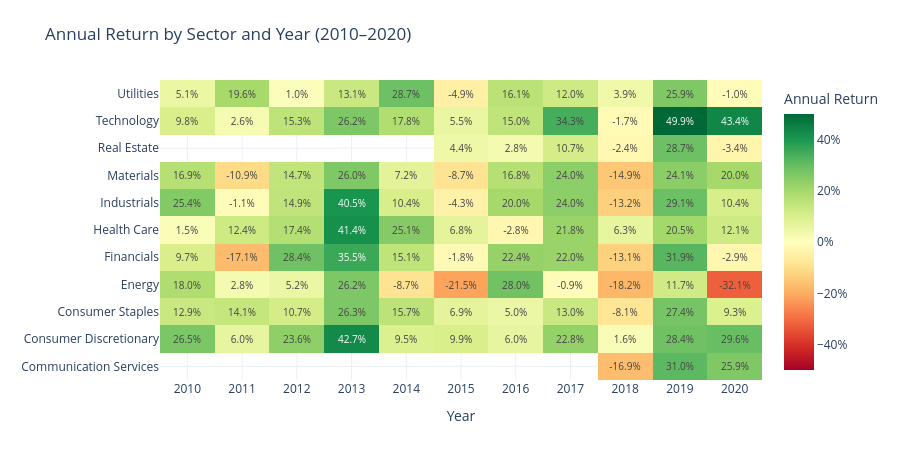

The code cell stored with this chart in its notebook:
### Markdown cell above
### Year-by-Year Returns

Annual compounded return per sector. Red = negative year, green = positive year. Quickly reveals which sectors led or lagged each calendar year.

### Code cell
plot_annual_returns_heatmap(returns).show()

### Figure 1 — Plotly figure (JSON) as saved in the notebook; plotly's stock layout.template omitted (floating-point values rounded to 4 significant figures)
{"data": [{"colorbar": {"tickformat": ".0%", "title": {"text": "Annual Return"}}, "colorscale": [[0, "rgb(165,0,38)"], [0.1, "rgb(215,48,39)"], [0.2, "rgb(244,109,67)"], [0.3, "rgb(253,174,97)"], [0.4, "rgb(254,224,139)"], [0.5, "rgb(255,255,191)"], [0.6, "rgb(217,239,139)"], [0.7, "rgb(166,217,106)"], [0.8, "rgb(102,189,99)"], [0.9, "rgb(26,152,80)"], [1, "rgb(0,104,55)"]], "text": [["", "", "", "", "", "", "", "", "-16.9%", "31.0%", "25.9%"], ["26.5%", "6.0%", "23.6%", "42.7%", "9.5%", "9.9%", "6.0%", "22.8%", "1.6%", "28.4%", "29.6%"], ["12.9%", "14.1%", "10.7%", "26.3%", "15.7%", "6.9%", "5.0%", "13.0%", "-8.1%", "27.4%", "9.3%"], ["18.0%", "2.8%", "5.2%", "26.2%", "-8.7%", "-21.5%", "28.0%", "-0.9%", "-18.2%", "11.7%", "-32.1%"], ["9.7%", "-17.1%", "28.4%", "35.5%", "15.1%", "-1.8%", "22.4%", "22.0%", "-13.1%", "31.9%", "-2.9%"], ["1.5%", "12.4%", "17.4%", "41.4%", "25.1%", "6.8%", "-2.8%", "21.8%", "6.3%", "20.5%", "12.1%"], ["25.4%", "-1.1%", "14.9%", "40.5%", "10.4%", "-4.3%", "20.0%", "24.0%", "-13.2%", "29.1%", "10.4%"], ["16.9%", "-10.9%", "14.7%", "26.0%", "7.2%", "-8.7%", "16.8%", "24.0%", "-14.9%", "24.1%", "20.0%"], ["", "", "", "", "", "4.4%", "2.8%", "10.7%", "-2.4%", "28.7%", "-3.4%"], ["9.8%", "2.6%", "15.3%", "26.2%", "17.8%", "5.5%", "15.0%", "34.3%", "-1.7%", "49.9%", "43.4%"], ["5.1%", "19.6%", "1.0%", "13.1%", "28.7%", "-4.9%", "16.1%", "12.0%", "3.9%", "25.9%", "-1.0%"]], "textfont": {"size": 10}, "texttemplate": "%{text}", "type": "heatmap", "x": ["2010", "2011", "2012", "2013", "2014", "2015", "2016", "2017", "2018", "2019", "2020"], "y": ["Communication Services", "Consumer Discretionary", "Consumer Staples", "Energy", "Financials", "Health Care", "Industrials", "Materials", "Real Estate", "Technology", "Utilities"], "z": [[NaN, NaN, NaN, NaN, NaN, NaN, NaN, NaN, -0.1688, 0.3105, 0.2589], [0.2649, 0.05994, 0.236, 0.4273, 0.09462, 0.09903, 0.05969, 0.2282, 0.01582, 0.2839, 0.2956], [0.1293, 0.1409, 0.1073, 0.2631, 0.1572, 0.06873, 0.04981, 0.1298, -0.08071, 0.2743, 0.09344], [0.1805, 0.02839, 0.05213, 0.2625, -0.08678, -0.215, 0.2803, -0.008874, -0.1822, 0.1174, -0.321], [0.09695, -0.1714, 0.2842, 0.3553, 0.1505, -0.0177, 0.2242, 0.22, -0.1305, 0.3187, -0.02936], [0.01535, 0.124, 0.1737, 0.4141, 0.2514, 0.06831, -0.02762, 0.2177, 0.0628, 0.2045, 0.1212], [0.2543, -0.011, 0.1492, 0.4055, 0.1037, -0.04323, 0.2001, 0.2398, -0.1325, 0.2908, 0.1039], [0.169, -0.1092, 0.1469, 0.2599, 0.07183, -0.08693, 0.168, 0.2401, -0.1488, 0.2413, 0.1999], [NaN, NaN, NaN, NaN, NaN, 0.04365, 0.02755, 0.107, -0.02388, 0.2868, -0.03363], [0.09767, 0.02614, 0.153, 0.2624, 0.1784, 0.05469, 0.1501, 0.3426, -0.01677, 0.4986, 0.4341], [0.05105, 0.1964, 0.01037, 0.1307, 0.2875, -0.04929, 0.1608, 0.1205, 0.03935, 0.2593, -0.009643]], "zmid": 0}], "layout": {"height": 460, "margin": {"l": 160, "t": 80}, "title": {"text": "Annual Return by Sector and Year (2010–2020)"}, "xaxis": {"title": {"text": "Year"}}}}
